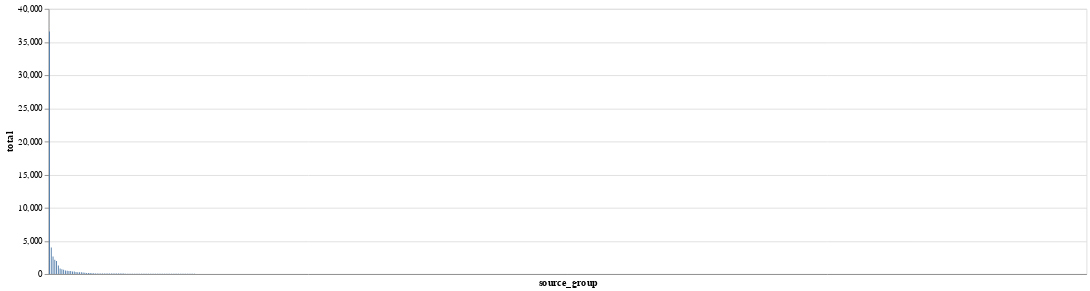

The cell this chart's notebook holds for it:
### Markdown cell above
## Display intersections that include more than 50 records

As noted above, the 70 sources contributing data to the People & Organisations zone can be found in 638 unique combinations, or intersections, within individual records. If we try charting the number of records containing each unique combination, we see a very dramatic 'long tail' with most of these intersections involving only a very small number of records.

### Code cell
alt.Chart(df_source_groups.loc[df_source_groups["number_of_sources"] > 1]).mark_bar(
    size=1
).encode(
    x=alt.X("source_group:N", sort="-y", axis=alt.Axis(labels=False, ticks=False)),
    y=alt.Y("total:Q"),
    tooltip=["source_group", "total"],
).properties(
    width=alt.Step(2)
)

### Figure 1 — Vega-Lite specification as saved in the notebook (floating-point values rounded to 4 significant figures; data arrays with more than 128 entries replaced by an {"elided": "..."} marker saying what was removed)
{"config": {"view": {"continuousWidth": 400, "continuousHeight": 300}}, "data": {"name": "data-f3642233c05d55d199bae26e885b9d42"}, "mark": {"type": "bar", "size": 1}, "encoding": {"tooltip": [{"field": "source_group", "type": "nominal"}, {"field": "total", "type": "quantitative"}], "x": {"axis": {"labels": false, "ticks": false}, "field": "source_group", "sort": "-y", "type": "nominal"}, "y": {"field": "total", "type": "quantitative"}}, "width": {"step": 2}, "$schema": "https://vega.github.io/schema/vega-lite/v4.17.0.json", "datasets": {"data-f3642233c05d55d199bae26e885b9d42": {"elided": "587 records"}}}
